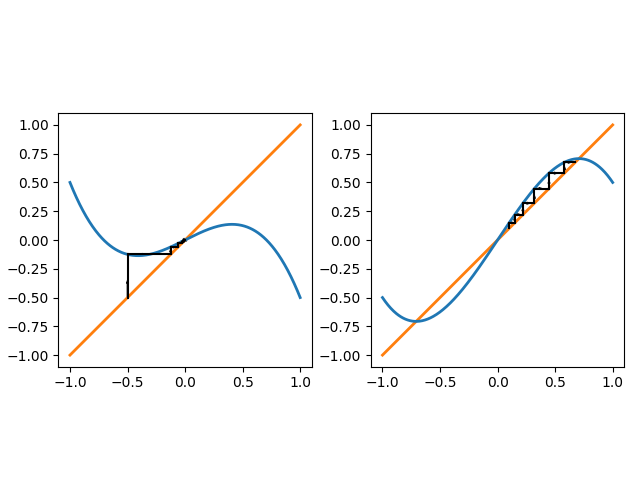

Here is the Python script that generated this plot:
import numpy as np 
import matplotlib.pyplot as plt 

fig, ax = plt.subplots(1, 2) 
for i, r in enumerate([-0.5, 0.5]): 
    f = lambda x: x + r*x - x**3
    ax[i].set_aspect('equal')
    ax[i].set_xlim([-1.1, 1.1])
    ax[i].set_ylim([-1.1, 1.1])
    pts = np.linspace(-1.0, 1.0, 500) 
    ax[i].plot(pts, pts, linewidth=2, color='tab:orange')
    ax[i].plot(pts, f(pts), linewidth=2, color='tab:blue')
    if i == 0:
        x = -0.5 
    else: 
        x = 0.1
    for _ in range(6): 
        ax[i].plot([x, x], [x, f(x)], color='k') 
        ax[i].arrow(x=x, y=x, dx=0, dy=(f(x)-x)/3, head_width=0.015, color='k')
        ax[i].plot([x, f(x)], [f(x), f(x)], color='k') 
        ax[i].arrow(x=x, y=f(x), dx=(f(x)-x)/3, dy=0, head_width=0.015, color='k')
        x = f(x)

plt.tight_layout()
plt.savefig('discrete_pitchfork.png')
plt.show()
